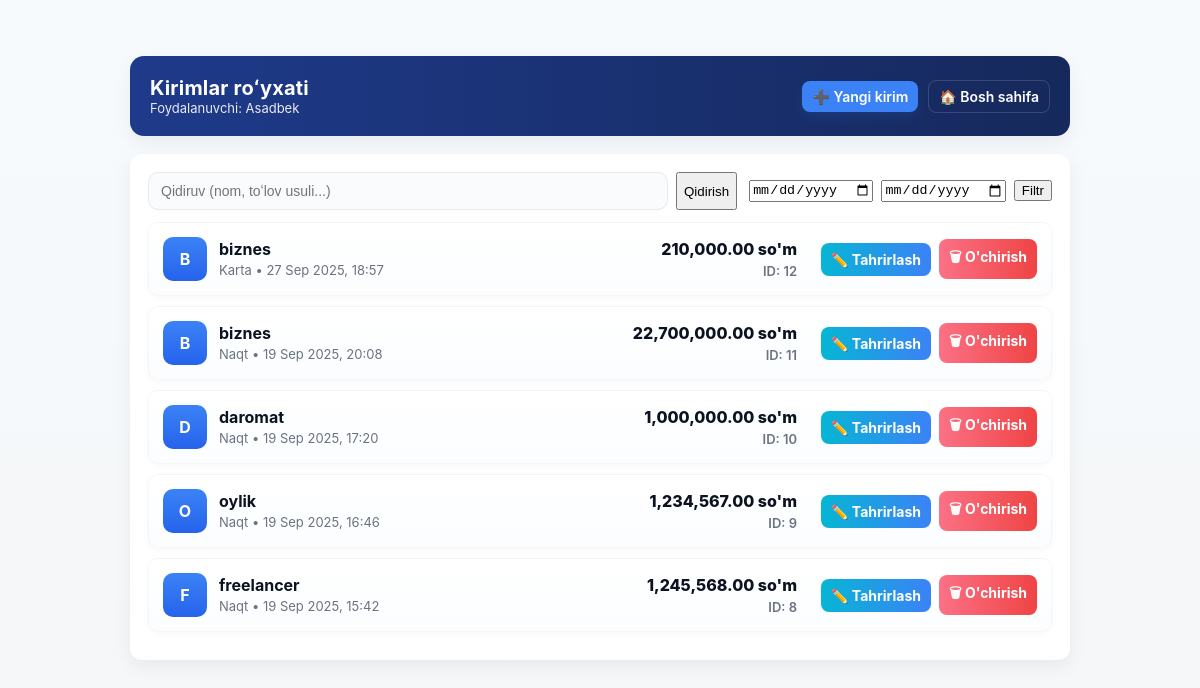
The page /en/income/income/ (signed in) on the database its author committed.
### accounts/models.py (models this page shows, shortened)
class CustomUser(AbstractUser):
    email = models.EmailField(_("Email manzil"), unique=True, blank=True, null=True)
    phone_number = models.CharField(_("Telefon raqam"), max_length=13, unique=True, blank=True, null=True)
    auth_type = models.CharField(
        _("Autentifikatsiya turi"),
        max_length=20,
        choices=[(VIA_EMAIL, _("Email orqali")), (VIA_PHONE, _("Telefon orqali"))]
    )
    USERNAME_FIELD = "email"
    REQUIRED_FIELDS = ["phone_number"]

### income/models.py (models this page shows, shortened)
class Income(models.Model):
    PAYMENT_METHODS = [
        ('naqt', _('Naqt')),
        ('karta', _('Karta')),
        ('dollar', _('Dollar')),
    ]
    user = models.ForeignKey(
        settings.AUTH_USER_MODEL,
        on_delete=models.CASCADE,
        verbose_name=_("Foydalanuvchi")
    )
    title = models.CharField(max_length=255, verbose_name=_("Nom"))
    amount = models.DecimalField(max_digits=12, decimal_places=2, verbose_name=_("Summasi"))
    payment_method = models.CharField(max_length=20, choices=PAYMENT_METHODS, verbose_name=_("To‘lov usuli"))
    created_at = models.DateTimeField(
        auto_now_add=True,
        verbose_name=_("Sana")
    )
    USD_RATE = 12700

### income/views.py (the view)
# urls.py: path('income/', views.income_list, name='income_list'),
@login_required
def income_list(request):
    incomes = Income.objects.filter(user=request.user).order_by('-created_at')
    start_date = request.GET.get('start_date')
    end_date = request.GET.get('end_date')
    if start_date and end_date:
        start_date_obj = parse_date(start_date)
        end_date_obj = parse_date(end_date)
        if start_date_obj and end_date_obj:
            incomes = incomes.filter(created_at__date__range=(start_date_obj, end_date_obj))
            range_total = incomes.aggregate(total=Sum('amount'))['total'] or 0
        else:
            range_total = None
    else:
        range_total = None
    context = {
        'incomes': incomes,
        'start_date': start_date,
        'end_date': end_date,
        'range_total': range_total,
    }
    return render(request, 'income_list.html', context)

### templates/income_list.html (shortened to what this page needs)
{% load humanize %}
<!DOCTYPE html>
<html lang="uz">
<head>
</head>
<body>
  <div class="container">
    <header class="appbar">
      <div class="left">
        <div>
          <h1>Kirimlar roʻyxati</h1>
          <div class="sub">Foydalanuvchi: {{ request.user.username }}</div>
        </div>
      </div>
      <div class="actions">
        <a href="{% url 'income_add' %}" class="btn small">➕ Yangi kirim</a>
        <a href="{% url 'home' %}" class="btn small secondary">🏠 Bosh sahifa</a>
      </div>
    </header>
    <div class="card" style="margin-top:18px;">
      <div class="list-actions">
        <div class="search">
          <form method="get" action="{% url 'income_list' %}" style="display:flex;width:100%;gap:8px;">
            <input type="text" name="q" placeholder="Qidiruv (nom, toʻlov usuli...)" value="{{ request.GET.q|default:'' }}">
            <button class="btn small" type="submit">Qidirish</button>
          </form>
        </div>
        <div class="filters">
          <form method="get" action="{% url 'income_list' %}" style="display:flex; gap:8px; align-items:center;">
            <input type="date" name="start_date" value="{{ start_date|default:'' }}" />
            <input type="date" name="end_date" value="{{ end_date|default:'' }}" />
            <button class="btn small" type="submit">Filtr</button>
          </form>
        </div>
      </div>
      {% if incomes %}
      <ul class="income-list">
        {% for income in incomes %}
        <li>
          <div class="income-meta">
            <div class="avatar">{{ income.title|slice:":1"|upper }}</div>
            <div class="meta-text">
              <span class="title">{{ income.title }}</span>
              <span class="subtitle">{{ income.payment_method|capfirst }} • {{ income.created_at|date:"d M Y, H:i" }}</span>
            </div>
          </div>
          <div class="amount">
            {{ income.amount|intcomma }} so'm
            <small>ID: {{ income.id }}</small>
          </div>
          <div class="item-actions">
            <a href="{% url 'income_update' income.id %}" class="action-btn action-edit">✏️ Tahrirlash</a>
            <a href="{% url 'income_delete' income.id %}" class="action-btn action-delete">🗑 O'chirish</a>
          </div>
        </li>
        {% endfor %}
      </ul>
      {% endif %}
    </div>
  </div>
</body>
</html>

### templates/income_list.html (style rules this page uses)
:root { --bg:#f4f6f8; --card:#ffffff; --primary:#1e3a8a; --accent:#3b82f6; --danger:#ef4444; --muted:#6b7280; --glass: rgba(255,255,255,0.6); --radius:12px; --shadow: 0 6px 18px rgba(17,24,39,0.06); font-family: Inter, "Segoe UI", Roboto, "Helvetica Neue", Arial, sans-serif; }
html,body { height:100%; margin:0; background: linear-gradient(180deg, #f7fafc 0%, var(--bg) 100%); }
.container { max-width:980px; margin:36px auto; padding:20px; box-sizing:border-box; }
header.appbar { display:flex; align-items:center; justify-content:space-between; background:linear-gradient(90deg,var(--primary), #16295c); color:#fff; padding:20px;border-radius:14px; box-shadow:var(--shadow); }
header .left { display:flex; align-items:center; gap:16px; }
header h1 { font-size:20px; margin:0; letter-spacing:0.2px; }
header .sub { font-size:13px; color:rgba(255,255,255,0.9); }
header .actions { display:flex; gap:10px; align-items:center; }
a.btn { text-decoration:none; padding:9px 14px; border-radius:10px; font-weight:600; color:#fff; background:var(--accent); box-shadow:0 6px 12px rgba(59,130,246,0.12); }
a.btn.secondary { background:transparent; border:1px solid rgba(255,255,255,0.15); color:#fff; box-shadow:none; }
a.btn.small { padding:7px 10px; font-size:14px; border-radius:8px; }
.card { background:var(--card); border-radius:var(--radius); padding:18px; box-shadow:var(--shadow); margin-top:18px; }
.list-actions { display:flex; gap:12px; align-items:center; flex-wrap:wrap; margin-bottom:12px; }
.search { flex:1 1 260px; display:flex; gap:8px; align-items:center; }
.search input { width:100%; padding:10px 12px; border-radius:10px; border:1px solid #e6e9ee; background:#fafbfc; font-size:14px; }
.filters { display:flex; gap:8px; align-items:center; }
ul.income-list { list-style:none; padding:0; margin:0; }
ul.income-list li { display:flex; align-items:center; justify-content:space-between; gap:12px; padding:14px; border-radius:10px; margin-bottom:10px; background: linear-gradient(180deg, #ffffff, #fbfdff); border: 1px solid rgba(15,23,42,0.03); box-shadow: 0 2px 6px rgba(2,6,23,0.03); transition:transform .12s ease, box-shadow .12s ease; }
.income-meta { display:flex; align-items:center; gap:12px; flex:1; min-width:0; }
.avatar { width:44px; height:44px; border-radius:10px; background:linear-gradient(180deg,var(--accent),#2563eb); display:flex; align-items:center; justify-content:center; color:#fff; font-weight:700; flex-shrink:0; }
.meta-text { overflow:hidden; }
.meta-text .title { font-weight:700; color:#0b1220; display:block; white-space:nowrap; text-overflow:ellipsis; overflow:hidden; }
.meta-text .subtitle { font-size:13px; color:var(--muted); margin-top:3px; white-space:nowrap; text-overflow:ellipsis; overflow:hidden; }
.amount { font-weight:800; min-width:160px; text-align:right; color:#0b1220; }
.amount small { display:block; font-weight:600; font-size:13px; color:var(--muted); margin-top:4px; }
.item-actions { display:flex; gap:8px; align-items:center; margin-left:12px; }
.action-btn { padding:8px 10px; border-radius:8px; text-decoration:none; font-weight:700; color:#fff; display:inline-block; font-size:14px; }
.action-edit { background:linear-gradient(90deg,#06b6d4,#3b82f6); }
.action-delete { background:linear-gradient(90deg,#fb7185,#ef4444); }

### rows shown on the page
CustomUser: user.username "Asadbek"
Income: title "B", title "biznes", payment_method "Karta", created_at "27 Sep 2025, 18:57", amount "210,000.00", id "12"
Income: title "B", title "biznes", payment_method "Naqt", created_at "19 Sep 2025, 20:08", amount "22,700,000.00", id "11"
Income: title "D", title "daromat", payment_method "Naqt", created_at "19 Sep 2025, 17:20", amount "1,000,000.00", id "10"
Income: title "O", title "oylik", payment_method "Naqt", created_at "19 Sep 2025, 16:46", amount "1,234,567.00", id "9"
Income: title "F", title "freelancer", payment_method "Naqt", created_at "19 Sep 2025, 15:42", amount "1,245,568.00", id "8"
